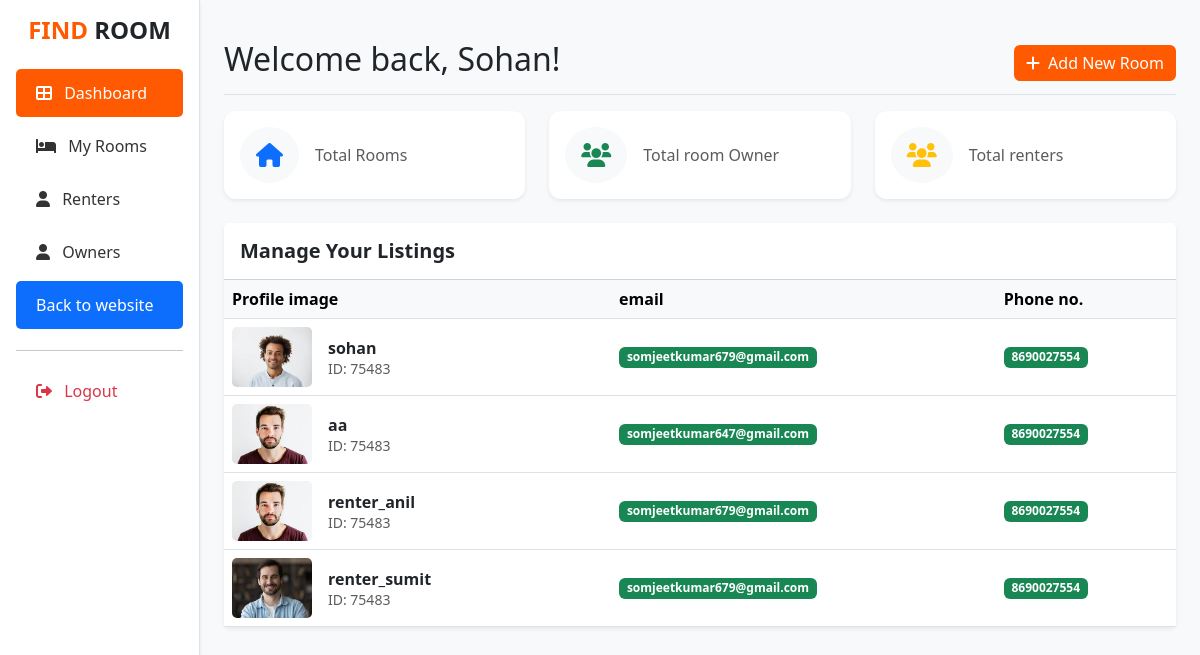
/room/renterList/, run on the app's committed database.
### Room/models.py (models this page shows, shortened)
class UserModel(AbstractUser):
    email = models.CharField(max_length=50)
    phone = models.CharField(max_length=15)
    image = models.ImageField(upload_to='images/', null=True,blank=True)
    verify = models.BooleanField(default=False)

### Room/views.py (the view)
# urls.py: path("renterList/", Renter_list.as_view(), name='renterList'),
class Renter_list(ListView):
    model = UserModel
    template_name = 'deshbord/renter.html'
    context_object_name = 'renter'
    def get_queryset(self):
        return UserModel.objects.filter(groups__name = 'Renter')

### Room/views.py (called while the page is built)
def dashboard_stats(request):
    if request.user.is_authenticated:
        return {
            'total_rooms': Room.objects.all().count(),
            'total_room_owners':UserModel.objects.filter(groups__name='Owner').count(),
            'total_room_renter':UserModel.objects.filter(groups__name='Renter').count(),
        }
    return {}

### templates/deshbord/renter.html
{% extends 'deshbord/base_B.html' %}
{% block content %}
<div class="card-body p-0">
    <div class="table-responsive">
        <table class="table table-hover align-middle mb-0">
            <thead class="table-light">
                <tr>
                    <th>Profile image</th>
                    <th>email</th>
                    <th>Phone no.</th>
                </tr>
            </thead>
            <tbody id="roomTable">
                {% for user in renter  %}
                <tr>
                    <td>
                        <div class="d-flex align-items-center">
                            <img src="{{ user.image.url }}" class="room-img-sm me-3" alt="room">
                            <div><span class="fw-bold">{{ user.username }}</span><br><small class="text-muted">ID: 75483</small></div>
                        </div>
                    </td>
                    <td><span class="badge bg-success">{{ user.email }}</span></td>
                    <td><span class="badge bg-success">{{ user.phone }}</span></td>
                </tr>
                {% endfor %}
                </tbody>
        </table>
    </div>
</div>
{% endblock %}

### templates/deshbord/base_B.html (style rules this page uses)
:root { --primary-orange: #ff5a01; --primary-blue: #007bff; }
body { background-color: #f8f9fa; font-family: 'Segoe UI', Tahoma, Geneva, Verdana, sans-serif; }
.room-img-sm { width: 80px; height: 60px; object-fit: cover; border-radius: 5px; }

### data on the page
UserModel: image (picture), username "sohan", email "somjeetkumar679@gmail.com", phone "8690027554"
UserModel: image (picture), username "aa", email "somjeetkumar647@gmail.com", phone "8690027554"
UserModel: image (picture), username "renter_anil", email "somjeetkumar679@gmail.com", phone "8690027554"
UserModel: image (picture), username "renter_sumit", email "somjeetkumar679@gmail.com", phone "8690027554"
